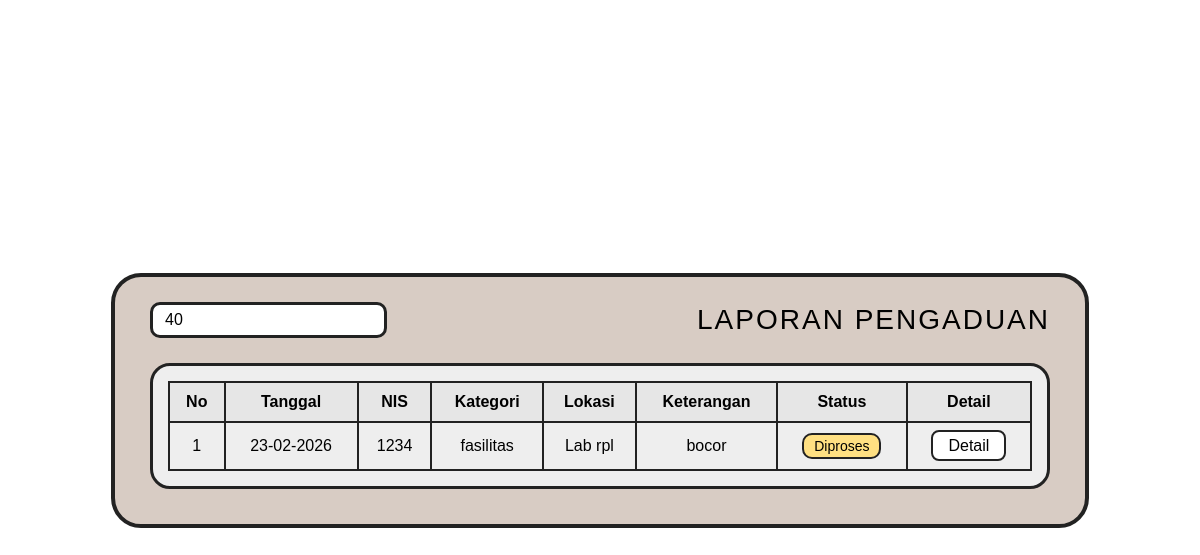
Screenshot of /azzhra.ujikom/siswa/data-aspirasi.php?cari=40 with the database file from the repository.
### tables this page shows
CREATE TABLE `input_aspirasi` (
  `id_pelaporan` int(11) NOT NULL,
  `nis` varchar(10) NOT NULL,
  `id_kategori` int(11) NOT NULL,
  `lokasi` varchar(50) NOT NULL,
  `keterangan` varchar(50) NOT NULL,
  `status` enum('menunggu','proses','selesai') NOT NULL,
  `feedback` varchar(50) DEFAULT NULL,
  `tanggal` date NOT NULL
);

CREATE TABLE `kategori` (
  `id_kategori` int(11) NOT NULL,
  `ket_kategori` varchar(30) NOT NULL
);

### azzhra.ujikom/siswa/data-aspirasi.php (the view, shortened to what this page needs)
<?php
$koneksi = mysqli_connect("localhost","root","","ujikom-12rpl2-zibriliant");
$cari = isset($_GET['cari']) ? mysqli_real_escape_string($koneksi, $_GET['cari']) : '';
if($cari != ''){
    $data = mysqli_query($koneksi,"
        SELECT ia.*, k.ket_kategori
        FROM input_aspirasi ia
        LEFT JOIN kategori k ON ia.id_kategori = k.id_kategori
        WHERE ia.id_pelaporan LIKE '%$cari%'
        OR ia.nis LIKE '%$cari%'
        OR k.ket_kategori LIKE '%$cari%'
        OR ia.lokasi LIKE '%$cari%'
        OR ia.keterangan LIKE '%$cari%'
        OR ia.tanggal LIKE '%$cari%'
        ORDER BY ia.tanggal DESC
    ");
}
?>
<!DOCTYPE html>
<html lang="id">
<head>
</head>
<body>
<div class="container">
<div class="header">
<form method="GET">
<input type="text" name="cari" class="search" placeholder="Cari..." value="<?= $cari ?>">
</form>
<div class="title">LAPORAN PENGADUAN</div>
</div>
<div class="table-box">
<table>
<tr>
<th>No</th>
<th>Tanggal</th>
<th>NIS</th>
<th>Kategori</th>
<th>Lokasi</th>
<th>Keterangan</th>
<th>Status</th>
<th>Detail</th>
</tr>
<?php
$no = 1;
while($row=mysqli_fetch_assoc($data)){
?>
<tr>
<td><?= $no++ ?></td>
<td><?= date('d-m-Y', strtotime($row['tanggal'])) ?></td>
<td><?= $row['nis'] ?></td>
<td><?= $row['ket_kategori'] ?></td>
<td><?= $row['lokasi'] ?></td>
<td><?= $row['keterangan'] ?></td>
<td><span class="status">Diproses</span></td>
<td>
<a href="detail-aspirasi.php?id=<?= $row['id_pelaporan'] ?>" class="detail-btn">Detail</a>
</td>
</tr>
<?php } ?>
</table>
</div>
</div>
</body>
</html>

### azzhra.ujikom/siswa/data-aspirasi.php (style rules this page uses)
body { margin:0; height:100vh; display:flex; justify-content:center; align-items:center; background:#ffffff; font-family:"Comic Sans MS", Arial, sans-serif; }
.container { width:900px; background:#d8ccc4; border:4px solid #222; border-radius:30px; padding:25px 35px 35px; }
.header { display:flex; justify-content:space-between; align-items:center; margin-bottom:25px; }
.title { font-size:28px; letter-spacing:2px; }
.search { border:3px solid #222; border-radius:10px; padding:6px 12px; font-size:16px; }
.table-box { background:#eee; border:3px solid #222; border-radius:20px; padding:15px; }
table { width:100%; border-collapse:collapse; text-align:center; }
th,td { border:2px solid #222; padding:10px; }
th { background:#e6e6e6; }
.status { background:#ffe082; padding:3px 10px; border-radius:10px; border:2px solid #222; display:inline-block; font-size:14px; }
.detail-btn { border:2px solid #222; padding:5px 15px; border-radius:8px; background:#fff; cursor:pointer; text-decoration:none; color:black; }

### rows the page displays
input_aspirasi: tanggal "23-02-2026", nis "1234", id_kategori.ket_kategori "fasilitas", lokasi "Lab rpl", keterangan "bocor"
